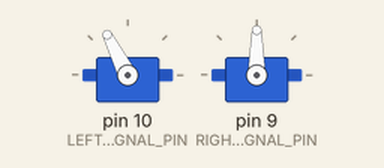
This sketch was run on a simulated Arduino Uno, built with avr-gcc and run on an emulated ATmega328P. Parts: 2 × servo.

Above: at 5.1 s.
At 7.8 s:
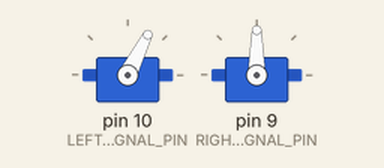
At 10.6 s:
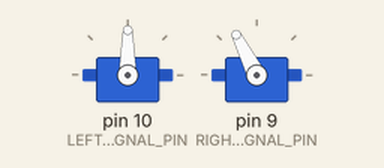
At 14.1 s:
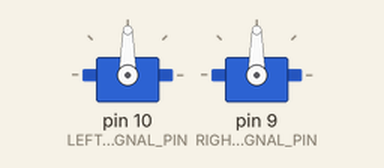
Timing chart, 0 to 15.6 s (numbered marks = the images above):
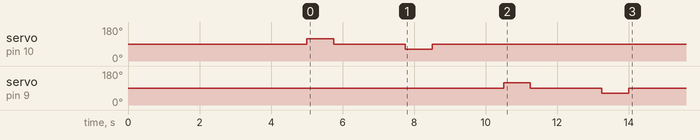

The sketch:

motor_test.ino
```cpp
#include <Servo.h>

Servo leftSignal;
Servo rightSignal;

const int LEFT_SIGNAL_PIN  = 10;
const int RIGHT_SIGNAL_PIN = 9;

const int STOP_US = 1500;

// Very low test commands
const int POSITIVE_US = 1650;
const int NEGATIVE_US = 1350;

void stopMotors()
{
  leftSignal.writeMicroseconds(STOP_US);
  rightSignal.writeMicroseconds(STOP_US);
}

void setup()
{
  leftSignal.attach(LEFT_SIGNAL_PIN, 1000, 2000);
  rightSignal.attach(RIGHT_SIGNAL_PIN, 1000, 2000);

  // Start safely at neutral
  stopMotors();

  // Give time for the motor driver to initialize
  delay(5000);

  // --------------------------------------------------
  // TEST 1: D10 positive
  // --------------------------------------------------
  leftSignal.writeMicroseconds(POSITIVE_US);
  delay(750);
  stopMotors();
  delay(2000);

  // --------------------------------------------------
  // TEST 2: D10 negative
  // --------------------------------------------------
  leftSignal.writeMicroseconds(NEGATIVE_US);
  delay(750);
  stopMotors();
  delay(2000);

  // --------------------------------------------------
  // TEST 3: D9 positive
  // --------------------------------------------------
  rightSignal.writeMicroseconds(POSITIVE_US);
  delay(750);
  stopMotors();
  delay(2000);

  // --------------------------------------------------
  // TEST 4: D9 negative
  // --------------------------------------------------
  rightSignal.writeMicroseconds(NEGATIVE_US);
  delay(750);
  stopMotors();

  // Test is finished.
}

void loop()
{
  // Stay stopped permanently after the test.
  stopMotors();
  delay(20);
}
```

Measured:
- by itself, servo on pin 9 (RIGHT_SIGNAL_PIN): 90° → 117° at 10.5 s, → 90° 0.75 s later, → 63° 2.0 s later, → 90° 0.75 s later
